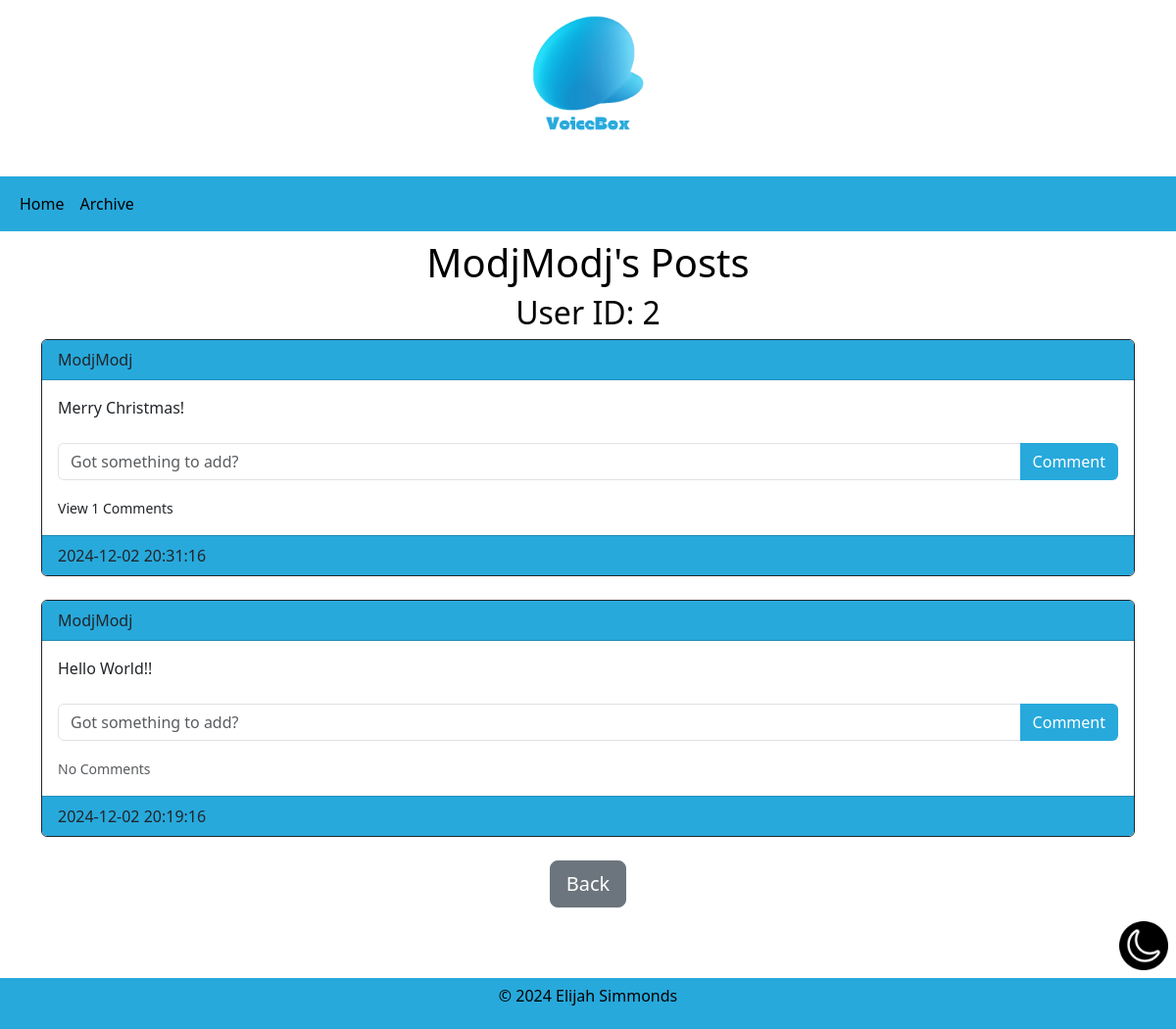
/user/ModjModj (signed in), run on the app's committed database.
### tables.py (models this page shows)
class User(db.Model, UserMixin):
    id = db.Column(db.Integer, primary_key=True)
    email = db.Column(db.String(150), unique=True)
    username = db.Column(db.String(150), unique=True)
    password = db.Column(db.String(150))
    date_created = db.Column(db.DateTime(timezone=True), default=func.now())
    posts = db.relationship('Post', backref='user', passive_deletes=True)
    comments = db.relationship('Comment', backref='user', passive_deletes=True)

class Post(db.Model):
    id = db.Column(db.Integer, primary_key=True)
    text = db.Column(db.Text, nullable=False)
    date_created = db.Column(db.DateTime(timezone=True), default=func.now())
    author = db.Column(db.Integer, db.ForeignKey('user.id', ondelete="CASCADE"), nullable=False)
    comments = db.relationship('Comment', backref='post', passive_deletes=True)

### views.py (the view)
@views.route("/user/<username>")
@login_required
def posts(username):
    user = User.query.filter_by(username = username).first()
    if not user:
        flash("No user with that username")
        return redirect(url_for("views.archive"))
    post = Post.query.filter_by(author=user.id).order_by(Post.date_created.desc()).all()
    return render_template("user_profile.html", user=current_user, posts=post, username = username)

### __init__.py (called while the page is built)
def create_app():
    app = Flask(__name__)
    app.config["SECRET_KEY"] = "HawkI"
    app.config["SQLALCHEMY_DATABASE_URI"] = f'sqlite:///{DB_NAME}'
    db.init_app(app)
    from views import views
    from auth import auth
    app.register_blueprint(views, url_prefix="/")
    app.register_blueprint(auth, url_prefix="/")
    from tables import User, Post, Comment
    with app.app_context():
        db.create_all()
    login_manager = LoginManager()
    login_manager.login_view = "auth.login"
    login_manager.init_app(app)
    @login_manager.user_loader
    def load_user(id):
        return User.query.get(int(id))
    return app

### templates/user_profile.html (shortened to what this page needs)
{% extends "posts_div.html" %}
{% block header %}
<h1 align="center">{{username}}'s Posts</h1>
<h2 align="center">User ID: {{user.id}}</h2>
{% endblock %}
{% block footer %}
<div align="center">
    <a href = "/archive"><button type = "button" class="btn btn-secondary btn-lg">Back</button></a>
</div>
{% endblock %}

### templates/posts_div.html (shortened to what this page needs)
{% extends "layout.html" %}
{% block content %}
<h1 align="center">
{% block header %}{% endblock %}
</h1>
<div id="posts">
    {% for post in posts %}
    <div class="card border-dark">
            <div class="card-header d-flex justify-content-between align-items-center btn-custom">
                    <a href="/user/{{post.user.username}}" class="text-dark">{{post.user.username}}</a>
            </div>
            <div class = "card-body">
                    <div class = "card-text">{{post.text}}</div>
                    <br>
                    <form class="input-group mb-3" method="POST" action="/create-comment/{{post.id}}">
                        <input type="text" name="text" id="text" class="form-control" placeholder="Got something to add?">
                        <button type = "submit" class="btn btn-custom">Comment</button>
                    </form>
                    <p class="card-text">
                    {%if post.comments|length > 0%}
                    <a data-toggle="collapse" href="#comments-{{post.id}}" role="button">
                        <small class="text-dark">View {{post.comments|length}} Comments</small>
                    </a>
                    {%else%}
                    <small class="text-muted">No Comments</small>
                    {%endif%}
                    </p>
            </div>
            <div class = "card-footer btn-custom text-dark">
                    {{post.date_created}}
            </div>
    </div>
    <br>
    {%endfor%}
</div>
{% block footer %}
{% endblock %}
{% endblock %}

### templates/layout.html (style rules this page uses)
a:link { color: white; text-decoration: none; text-align: center; }
body { padding-bottom: 100px }
body.light-mode { background-color: white; color: black; }
body.light-mode a { color: black; }
.btn-custom.light-mode { color: white; background-color: #27a9dc; }

### data on the page
User: username "ModjModj"
User: id "2"
Post: user.username "ModjModj", text "Merry Christmas!", comments|length "1", date_created "2024-12-02 20:31:16"
Post: user.username "ModjModj", text "Hello World!!", shows "No Comments", date_created "2024-12-02 20:19:16"
